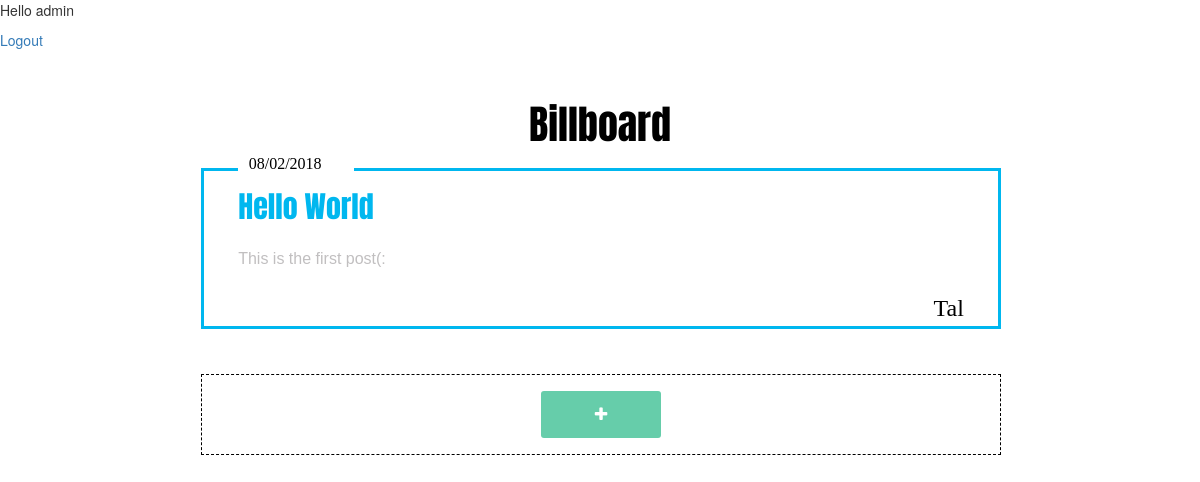
/Billboard_site/ (signed in), run on an earlier commit of the app's database.
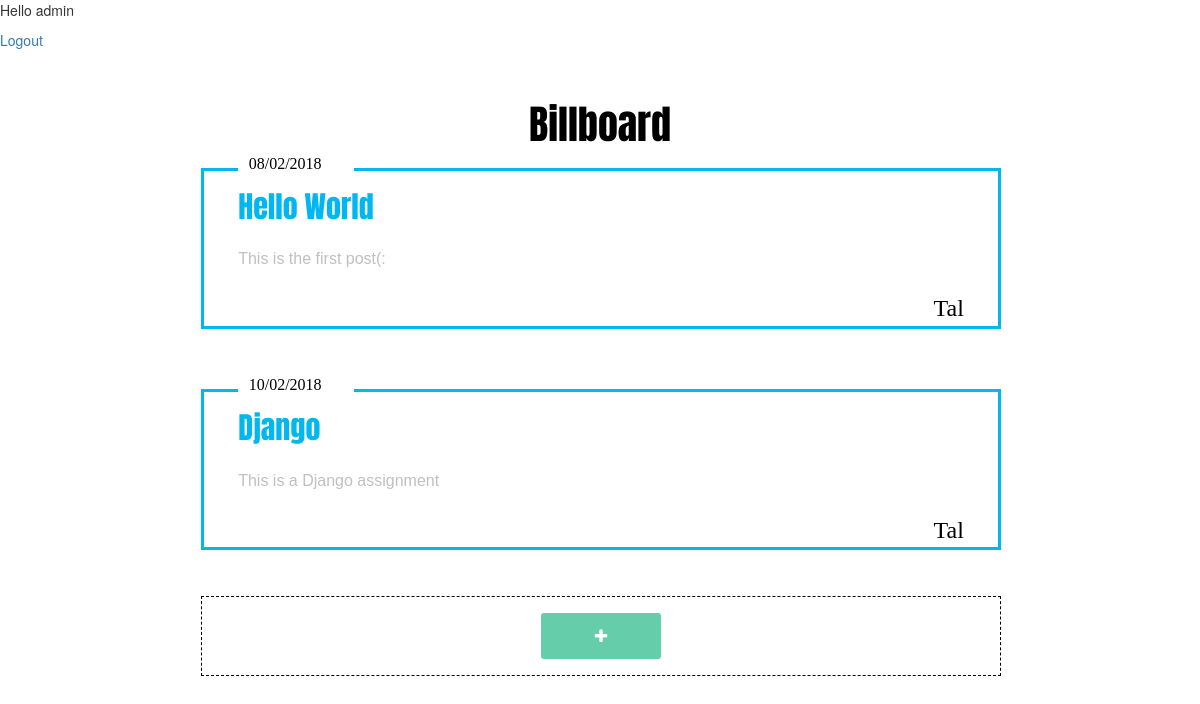
And on a later commit of the database.
### Billboard_site/models.py (models this page shows)
class Post(models.Model):
    title = models.CharField(max_length=100)
    post_text = models.TextField(null=True, blank=True)
    author = models.CharField(max_length=50)
    pub_date = models.DateTimeField('date published')

### Billboard_site/views.py (the view)
@login_required
def index(request):
    posts = Post.objects.all()
    return render(request,"Billboard_site/index.html",{'posts': posts})

### Billboard_site/templates/Billboard_site/index.html (shortened to what this page needs)
{% extends "Billboard_site/layout.html" %}
{% block content %}
<div class="container">
    <div id="title">Billboard</div>
    {% if user.is_authenticated %}
        <div id="row">
           {% if posts %}
                {% for post in posts %}
                        <fieldset class="post mainBlock">
                            <legend><p class="pubDate">{{ post.pub_date|date:"d/m/Y" }}</p></legend>
                            <div class="postTitle">{{ post.title }}</div></br>
                            <div class="postText">{{ post.post_text }}</div></br>
                            <div class="postAuthor">{{ post.author }}</div>
                            </fieldset>
                {% endfor %}
            {% else %}
                <div id="noPost" class="mainBlock">
                    <p id="noPostText">No messages..<br>Click the '+' button to add a new message</p>
                </div>
            {% endif %}
            <div class="mainBlock newPostBorder">
                <div id="addPostBtn" class="btnFrame">
                    <i class="fa fa-plus" id='plusBtn' aria-hidden="true"></i>
                </div>
            </div>
        </div>
    {% endif %}
    </div>
{% endblock %}

### Billboard_site/templates/Billboard_site/layout.html (shortened to what this page needs)
<!DOCTYPE html>
<html lang="en">
<head>
    <link rel="stylesheet" href="https://cdnjs.cloudflare.com/ajax/libs/font-awesome/4.7.0/css/font-awesome.min.css">
    <link rel="stylesheet" href="//maxcdn.bootstrapcdn.com/bootstrap/3.2.0/css/bootstrap.min.css">
    <link rel="stylesheet" href="//maxcdn.bootstrapcdn.com/bootstrap/3.2.0/css/bootstrap-theme.min.css">
    {% load staticfiles %}
    <link rel="stylesheet" type="text/css" href="{% static 'css/style.css' %}">
</head>
<body>
        {% if user.is_anonymous %}
            <a href="{% url 'login' %}">Login</a>
        {% else %}
            <p>Hello {{ user }}</p>
            <a href="{% url 'logout_view' %}">Logout</a>
        {% endif %}
        {% block content %}
        {% endblock %}
    {% load staticfiles %}
</body>
</html>

### Billboard/static/css/style.css (style rules this page uses)
#title { font-family: 'Anton', sans-serif; font-size: 40px; color: black; text-align: center; margin-top: 4%; }
.mainBlock { margin-left:15%; }
.btnFrame { border: 1px dashed black; padding: 16px; max-width: 800px; text-align: center; min-height: 40px; }
#plusBtn { background-color: #66CDAA; font-size: 16px; color: white; border-radius: 3px; padding: 2% 7%; }
legend { border: 0; width: 16%; padding-left: 1%; display: block; margin: 0; }
.post { height: auto; max-width: 800px; border: 3px solid #00b7ef; margin-bottom: 4%; padding-left: 3%; padding-right: 3%; }
.pubDate { font-family: 'Poiret One', cursive; font-size:16px; color: black; padding-left: 3%; }
.postTitle { font-family: 'Anton', sans-serif; font-size:30px; color: #00b7ef; }
.postText { font-family: 'Arial'; font-size:16px; color: #c1bfc0; }
.postAuthor { font-family: 'Pinyon Script', cursive; font-size:24px; color: black; float: right; }

What changed in the data, as far as the page shows it:
added Post: pub_date "10/02/2018", title "Django", post_text "This is a Django assignment", author "Tal"
